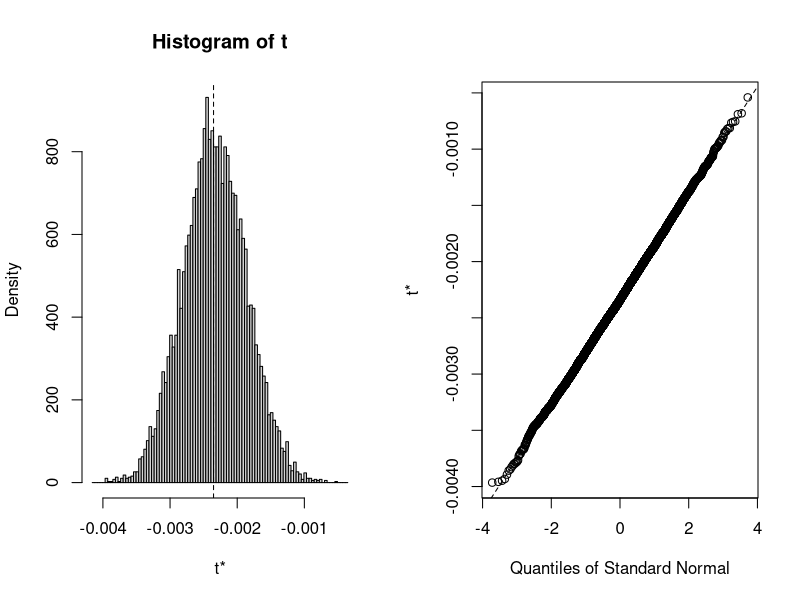
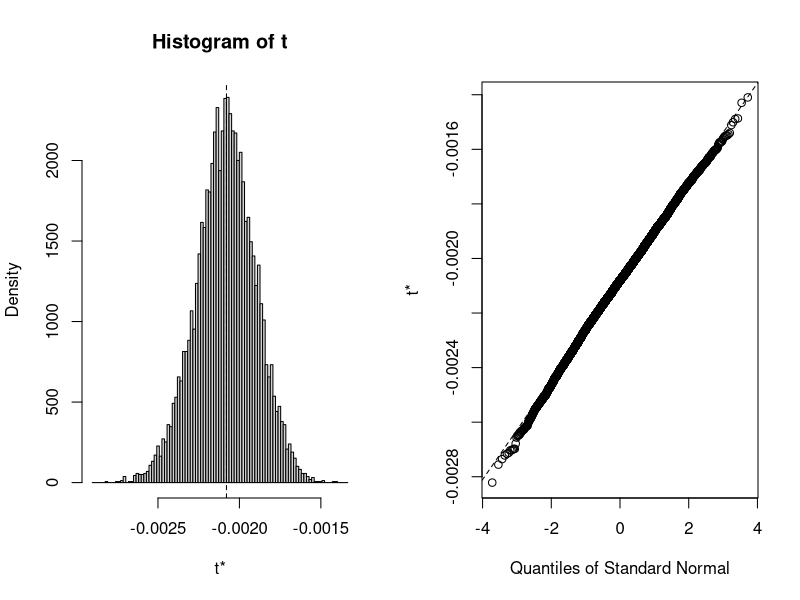
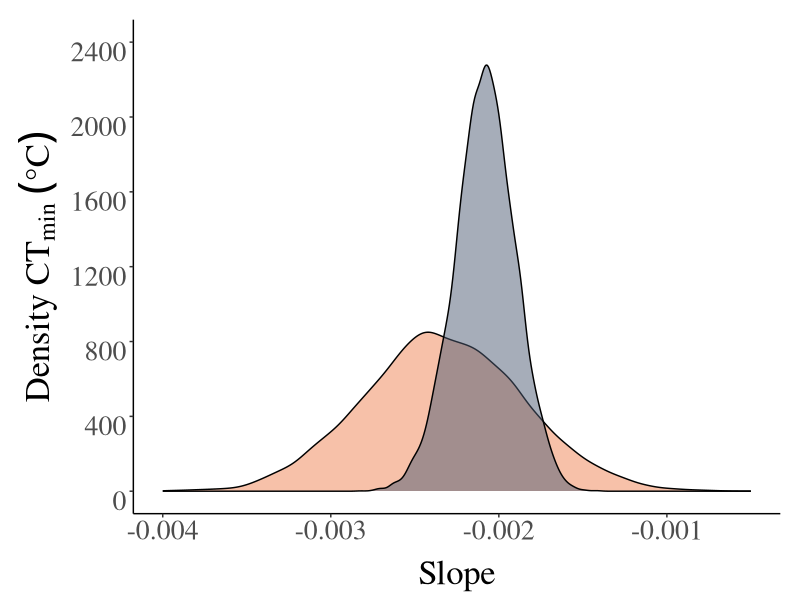
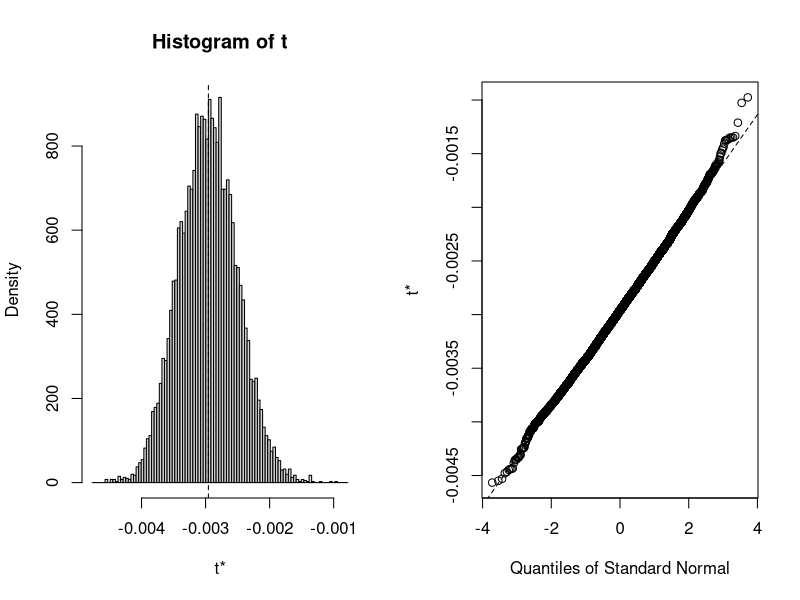
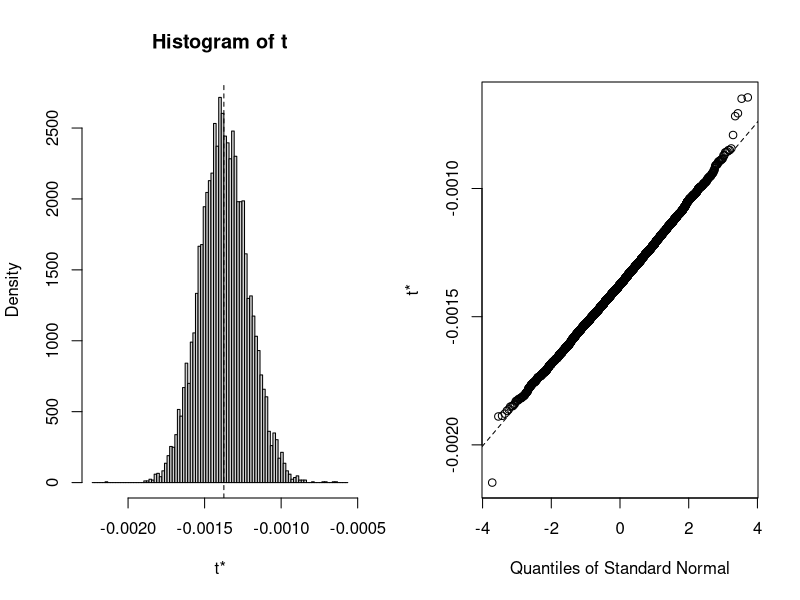
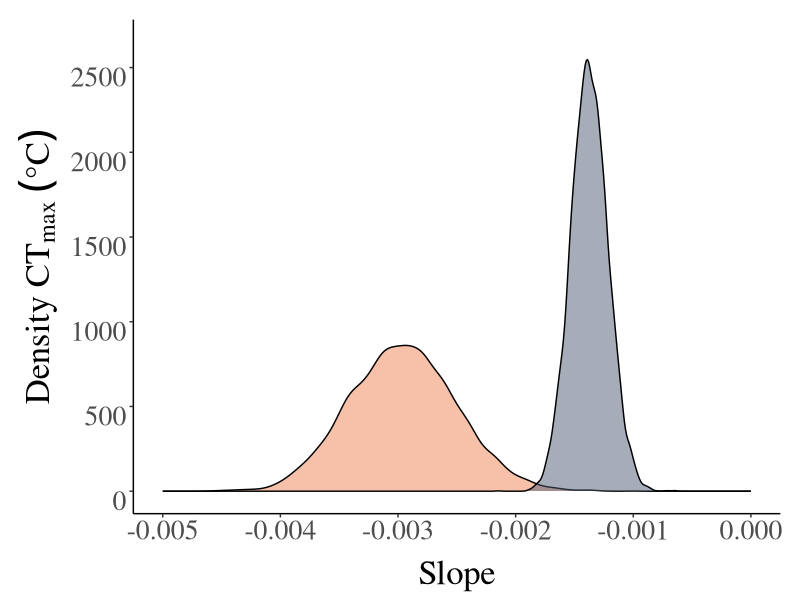

The R script that drew these images, in order: (Note: a time limit stopped this script after it produced the figures.)
## ---- chunk 1
library(lme4)
library(cowplot)
library(boot)
library(ggplot2)
## ---- chunk 2
setwd("C:/Users/jhanc/Box/PhD/Classes_per_year/Sixth year/Machine learning/Final_Project")

lizard_data <- read.csv("finalLizard_data.csv", header=TRUE) 
head(lizard_data)
## ---- chunk 3
# Define a function to calculate slope
slope_fn <- function(lizard_data, indices) {
  d <- lizard_data[indices, ]
  model <- lm(CTmin ~ Elevation, data = d)
  return(coef(model)[2])  # Return the slope
}

# Bootstrapping for each year
set.seed(123)
boot_M1 <- boot(lizard_data[lizard_data$Method == "M1", ], slope_fn, R = 10000)
boot_M2 <- boot(lizard_data[lizard_data$Method == "M2", ], slope_fn, R = 10000)

boot_M1
boot_M2

# Calculate confidence intervals for boot_year1
ci_M1 <- boot.ci(boot_M1, type = "bca")
ci_M2 <- boot.ci(boot_M2, type = "bca")

# Print confidence intervals
print(ci_M1)
print(ci_M2)


# Compare bootstrap distributions
plot(boot_M1)
plot(boot_M2)
## ---- chunk 4
# For visualization
# Combine bootstrap results into a data frame for plotting
boot_data_ctmin <- data.frame(
  slope = c(boot_M1$t, boot_M2$t),
  method = factor(rep(c("M1", "M2"), each = 10000)))

# Plotting the bootstrap distributions
ctmin_1 <- ggplot(boot_data_ctmin, aes(x = slope, fill = method)) +
  geom_density(alpha = 0.5) +
  labs(x = "Slope") +
  
  ylab(expression(Density~CT[min]~("°"*C))) +
  
  theme_classic() +
  scale_fill_manual(values=c("#EF8354", "#4F5D75"),
                     breaks = c("M1", "M2"),
                     labels = c(expression(bold("M1;")~"2016-2017"), 
                               expression(bold("M2;")~"2022"))) +
  
  scale_color_manual(values=c("#EF8354", "#4F5D75"),
                     breaks = c("M1", "M2"),
                     labels = c(expression(bold("M1;")~"2016-2017"), 
                               expression(bold("M2;")~"2022"))) +
  
  scale_y_continuous(breaks = seq(0, 2400, 400), limit = c(0, 2400)) +
  scale_x_continuous(breaks = seq(-0.004, -0.0005, 0.001), limit = c(-0.004, -0.0005)) +
  
    # theme(panel.background = element_rect(fill = NA, colour = NA), 
  #       plot.background = element_rect(fill = NA, colour = NA),
  #       legend.key = element_rect(fill = NA, colour = NA), 
  #       legend.background = element_rect(fill = NA, colour = NA),
  #       legend.text=element_text(family="serif", size=15),
  #       legend.title=element_blank(),
  #       legend.position = c(.85, .9),
  #       plot.margin = margin(0.5, 0.5, 0.5, 0.5, "cm")) +
  
  theme(legend.position = "none",
        plot.margin = margin(0.5, 0.5, 0.5, 0.5, "cm")) +
  
  
  theme(axis.text.x = element_text(family="serif", size = 20, lineheight = 0.9, vjust = 1)) +
  theme(axis.text.y = element_text(family="serif",size = 20, lineheight = 0.9, vjust = 1)) +
  theme(axis.title.y = element_text(family="serif",vjust=1.2, size=25)) +
  theme(axis.title.x = element_text(family="serif",vjust=-0.5, size=25))

print(ctmin_1)
## ---- chunk 5
# Define a function to calculate slope
slope_fn <- function(lizard_data, indices) {
  d <- lizard_data[indices, ]
  model <- lm(CTmax ~ Elevation, data = d)
  return(coef(model)[2])  # Return the slope
}

# Bootstrapping for each year
set.seed(123)
boot_M1 <- boot(lizard_data[lizard_data$Method == "M1", ], slope_fn, R = 10000)
boot_M2 <- boot(lizard_data[lizard_data$Method == "M2", ], slope_fn, R = 10000)

boot_M1
boot_M2

# Calculate confidence intervals for boot_year1
ci_M1 <- boot.ci(boot_M1, type = "bca")
ci_M2 <- boot.ci(boot_M2, type = "bca")

# Print confidence intervals
print(ci_M1)
print(ci_M2)


# Compare bootstrap distributions
plot(boot_M1)
plot(boot_M2)

## ---- chunk 6
# For visualization
# Combine bootstrap results into a data frame for plotting
boot_data_ctmax <- data.frame(
  slope = c(boot_M1$t, boot_M2$t),
  method = factor(rep(c("M1", "M2"), each = 10000)))

# Plotting the bootstrap distributions
ctmax_1 <- ggplot(boot_data_ctmax, aes(x = slope, fill = method)) +
  geom_density(alpha = 0.5) +
  labs(x = "Slope") +
  
  ylab(expression(Density~CT[max]~("°"*C))) +
  
  theme_classic() +
  scale_fill_manual(values=c("#EF8354", "#4F5D75"),
                     breaks = c("M1", "M2"),
                     labels = c(expression(bold("M1;")~"2016-2017"), 
                               expression(bold("M2;")~"2022"))) +
  
  scale_color_manual(values=c("#EF8354", "#4F5D75"),
                     breaks = c("M1", "M2"),
                     labels = c(expression(bold("M1;")~"2016-2017"), 
                               expression(bold("M2;")~"2022"))) +
  
  scale_y_continuous(breaks = seq(0, 2650, 500), limit = c(0, 2650)) +
  scale_x_continuous(breaks = seq(-0.005, 0, 0.001), limit = c(-0.005, 0)) +
  
  theme(legend.position = "none",
        plot.margin = margin(0.5, 0.5, 0.5, 0.5, "cm")) +
  
  theme(axis.text.x = element_text(family="serif", size = 20, lineheight = 0.9, vjust = 1)) +
  theme(axis.text.y = element_text(family="serif",size = 20, lineheight = 0.9, vjust = 1)) +
  theme(axis.title.y = element_text(family="serif",vjust=1.2, size=25)) +
  theme(axis.title.x = element_text(family="serif",vjust=-0.5, size=25))

print(ctmax_1)
## ---- chunk 7
data_M1 <- lizard_data[lizard_data$Method == "M1", ]
data_M2 <- lizard_data[lizard_data$Method == "M2", ]

# Standardize `x` and `y` within each year
data_M1$CTmin_std <- scale(data_M1$CTmin)
data_M1$CTmax_std <- scale(data_M1$CTmax)
data_M2$CTmin_std <- scale(data_M2$CTmin)
data_M2$CTmax_std <- scale(data_M2$CTmax)

# Combine back into a single dataset
data_std <- rbind(data_M1, data_M2)
data_std
write.csv(data_std, file = "Lizard_data_std_Nov10.csv")
## ---- chunk 8
# Define a function to calculate slope
slope_fn <- function(data_std, indices) {
  d <- data_std[indices, ]
  model <- lm(CTmin_std ~ Elevation, data = d)
  return(coef(model)[2])  # Return the slope
}

# Bootstrapping for each year
set.seed(123)
boot_M1 <- boot(data_std[data_std$Method == "M1", ], slope_fn, R = 10000)
boot_M2 <- boot(data_std[data_std$Method == "M2", ], slope_fn, R = 10000)

boot_M1
boot_M2

# Calculate confidence intervals for boot_year1
ci_M1 <- boot.ci(boot_M1, type = "bca")
ci_M2 <- boot.ci(boot_M2, type = "bca")

# Print confidence intervals
print(ci_M1)
print(ci_M2)


# Compare bootstrap distributions
plot(boot_M1)
plot(boot_M2)
## ---- chunk 9
# For visualization
# Combine bootstrap results into a data frame for plotting
boot_data_CTmin_std <- data.frame(
  slope = c(boot_M1$t, boot_M2$t),
  method = factor(rep(c("M1", "M2"), each = 10000)))

# Plotting the bootstrap distributions
ctmin_std_1 <- ggplot(boot_data_CTmin_std, aes(x = slope, fill = method)) +
  geom_density(alpha = 0.5) +
  labs(x = "Slope") +
  
  ylab(expression(Density~CT[min]~(std))) +
  
  theme_classic() +
  scale_fill_manual(values=c("#EF8354", "#4F5D75"),
                     breaks = c("M1", "M2"),
                     labels = c(expression(bold("M1;")~"2016-2017"), 
                               expression(bold("M2;")~"2022"))) +
  
  scale_color_manual(values=c("#EF8354", "#4F5D75"),
                     breaks = c("M1", "M2"),
                     labels = c(expression(bold("M1;")~"2016-2017"), 
                               expression(bold("M2;")~"2022"))) +
  
  scale_y_continuous(breaks = seq(0, 6000, 1000), limit = c(0, 6000)) +
  scale_x_continuous(breaks = seq(-0.0015, 0, 0.0005), limit = c(-0.0015, 0)) +
  
  
  theme(panel.background = element_rect(fill = NA, colour = NA), 
        plot.background = element_rect(fill = NA, colour = NA),
        legend.key = element_rect(fill = NA, colour = NA), 
        legend.background = element_rect(fill = NA, colour = NA),
        legend.text=element_text(family="serif", size=15),
        legend.title=element_blank(),
        legend.position = c(.88, .93),
        plot.margin = margin(0.5, 0.5, 0.5, 0.5, "cm")) +
  

  
  
  theme(axis.text.x = element_text(family="serif", size = 20, lineheight = 0.9, vjust = 1)) +
  theme(axis.text.y = element_text(family="serif",size = 20, lineheight = 0.9, vjust = 1)) +
  theme(axis.title.y = element_text(family="serif",vjust=1.2, size=25)) +
  theme(axis.title.x = element_text(family="serif",vjust=-0.5, size=25))

print(ctmin_std_1)
## ---- chunk 10
# Define a function to calculate slope
slope_fn <- function(data_std, indices) {
  d <- data_std[indices, ]
  model <- lm(CTmax_std ~ Elevation, data = d)
  return(coef(model)[2])  # Return the slope
}

# Bootstrapping for each year
set.seed(123)
boot_M1 <- boot(data_std[data_std$Method == "M1", ], slope_fn, R = 10000)
boot_M2 <- boot(data_std[data_std$Method == "M2", ], slope_fn, R = 10000)

boot_M1
boot_M2

# Calculate confidence intervals for boot_year1
ci_M1 <- boot.ci(boot_M1, type = "bca")
ci_M2 <- boot.ci(boot_M2, type = "bca")

# Print confidence intervals
print(ci_M1)
print(ci_M2)


# Compare bootstrap distributions
plot(boot_M1)
plot(boot_M2)
## ---- chunk 11
# For visualization
# Combine bootstrap results into a data frame for plotting
boot_data_CTmax_std <- data.frame(
  slope = c(boot_M1$t, boot_M2$t),
  method = factor(rep(c("M1", "M2"), each = 10000)))

# Plotting the bootstrap distributions
ctmax_std_1 <- ggplot(boot_data_CTmax_std, aes(x = slope, fill = method)) +
  geom_density(alpha = 0.5) +
  labs(x = "Slope") +
  
  ylab(expression(Density~CT[max]~(std))) +
  
  theme_classic() +
  scale_fill_manual(values=c("#EF8354", "#4F5D75"),
                     breaks = c("M1", "M2"),
                     labels = c(expression(bold("M1;")~"2016-2017"), 
                               expression(bold("M2;")~"2022"))) +
  
  scale_color_manual(values=c("#EF8354", "#4F5D75"),
                     breaks = c("M1", "M2"),
                     labels = c(expression(bold("M1;")~"2016-2017"), 
                               expression(bold("M2;")~"2022"))) +
  
  scale_y_continuous(breaks = seq(0, 6000, 1000), limit = c(0, 6000)) +
  scale_x_continuous(breaks = seq(-0.0015, 0, 0.0005), limit = c(-0.0015, -0.0004)) +
  
  # theme(panel.background = element_rect(fill = NA, colour = NA), 
  #       plot.background = element_rect(fill = NA, colour = NA),
  #       legend.key = element_rect(fill = NA, colour = NA), 
  #       legend.background = element_rect(fill = NA, colour = NA),
  #       legend.text=element_text(family="serif", size=15),
  #       legend.title=element_blank(),
  #       legend.position = c(.85, .9),
  #       plot.margin = margin(0.5, 0.5, 0.5, 0.5, "cm")) +
  
  theme(legend.position = "none",
        plot.margin = margin(0.5, 0.5, 0.5, 0.5, "cm")) +
  
  theme(axis.text.x = element_text(family="serif", size = 20, lineheight = 0.9, vjust = 1)) +
  theme(axis.text.y = element_text(family="serif",size = 20, lineheight = 0.9, vjust = 1)) +
  theme(axis.title.y = element_text(family="serif",vjust=1.2, size=25)) +
  theme(axis.title.x = element_text(family="serif",vjust=-0.5, size=25))

print(ctmax_std_1)
## ---- chunk 12
# png("Comparison_All_Nov21.png", height = 9, width = 14, units = "in", res = 300)
plot_grid(ctmin_1, ctmin_std_1, ctmax_1,   ctmax_std_1,
          labels = c("(a)", "(b)", "(c)", "(d)"),
          ncol = 2, nrow = 2, label_fontfamily = "serif", label_size = 23,
          label_y = 1.01, label_x = -0.02, label_fontface = "bold")

# dev.off()
